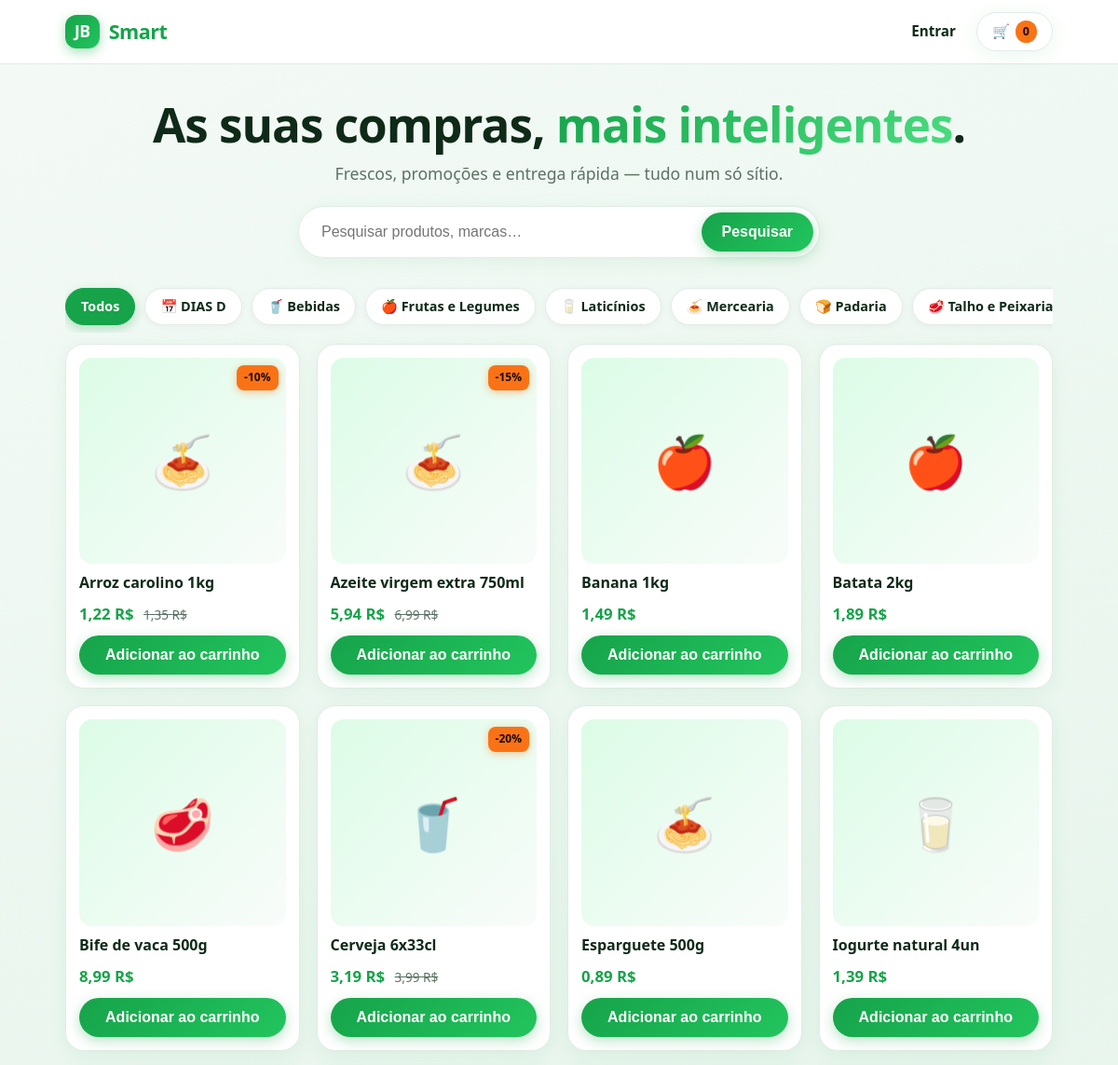
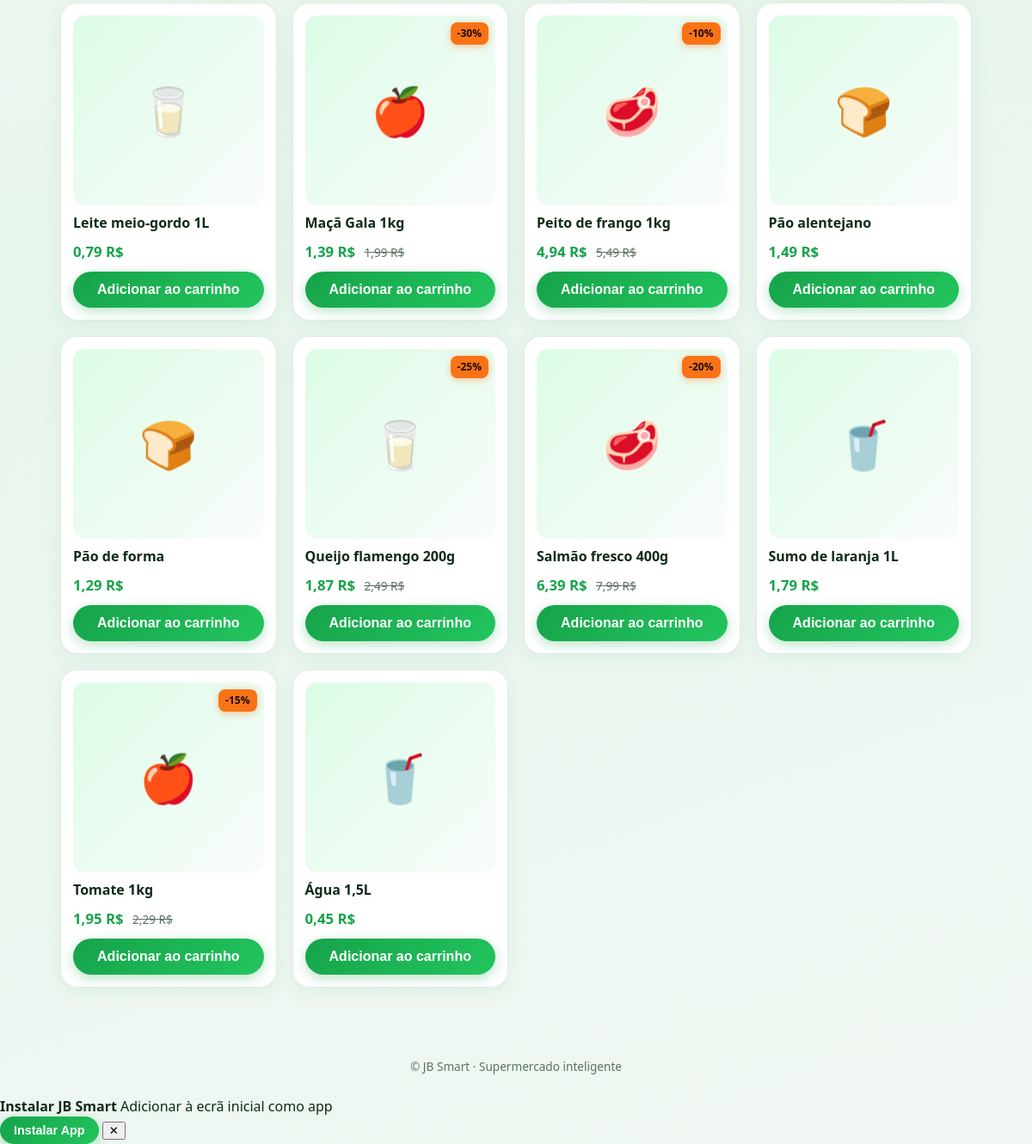
The page / on the database its author committed (2 pictures, top to bottom).
### loja/models.py (models this page shows, shortened)
class Categoria(models.Model):
    nome = models.CharField(max_length=80)
    imagem = models.ImageField(upload_to="categorias/", blank=True, null=True)
    emoji = models.CharField(max_length=4, default="🛒", blank=True)
    class Meta:
        ordering = ["nome"]

class Produto(models.Model):
    categoria = models.ForeignKey(Categoria, on_delete=models.CASCADE, related_name="produtos")
    nome = models.CharField(max_length=120)
    preco = models.DecimalField("Preço (R$)", max_digits=8, decimal_places=2)
    promocao = models.PositiveSmallIntegerField("Desconto (%)", default=0)
    stock = models.PositiveIntegerField(default=0)
    imagem = models.ImageField(upload_to="produtos/", blank=True, storage=None)
    ativo = models.BooleanField(default=True)
    class Meta:
        ordering = ["nome"]
    @property
    def preco_final(self):
        desconto = Decimal(100 - min(self.promocao, 100)) / Decimal(100)
        return (self.preco * desconto).quantize(Decimal("0.01"), rounding=ROUND_HALF_UP)

### loja/views.py (the view)
# urls.py: path("", views.lista, name="lista"),
def lista(request):
    produtos = Produto.objects.filter(ativo=True).select_related("categoria")
    q = request.GET.get("q", "").strip()
    cat = request.GET.get("cat")
    so_promo = request.GET.get("promo")
    if q:
        produtos = produtos.filter(Q(nome__icontains=q) | Q(categoria__nome__icontains=q))
    if cat:
        produtos = produtos.filter(categoria_id=cat)
    if so_promo:
        produtos = produtos.filter(promocao__gt=0)
    return render(request, "loja/lista.html", {
        "produtos": produtos, "categorias": Categoria.objects.all(),
        "q": q, "cat": cat, "so_promo": so_promo,
    })

### loja/cart.py (called while the page is built)
    def __len__(self):
        return sum(self.dados.values())

### loja/context_processors.py (called while the page is built)
def carrinho(request):
    return {"carrinho_qtd": len(Carrinho(request))}

### loja/templates/loja/lista.html (shortened to what this page needs)
{% extends "loja/base.html" %}
{% block content %}
<section class="hero">
  <h1>As suas compras, <em>mais inteligentes</em>.</h1>
  <p>Frescos, promoções e entrega rápida — tudo num só sítio.</p>
  <form class="search" method="get">
    <input name="q" value="{{ q }}" placeholder="Pesquisar produtos, marcas…">
    <button class="btn" type="submit">Pesquisar</button>
  </form>
</section>
<div class="chips">
  <a class="chip {% if not cat and not so_promo %}on{% endif %}" href="{% url 'lista' %}">Todos</a>
  <a class="chip" href="{% url 'dias_d' %}">📅 DIAS D</a>
  {% for c in categorias %}
    <a class="chip {% if cat == c.pk|stringformat:'s' %}on{% endif %}" href="?cat={{ c.pk }}">{{ c.emoji }} {{ c.nome }}</a>
  {% endfor %}
</div>
<div class="grid" id="productsGrid">
  {% for p in produtos %}
  <article class="card product-card" style="opacity:0;">
    <div class="img">
      {% if p.imagem %}
        <img src="{{ p.imagem.url }}" alt="{{ p.nome }}">
      {% else %}
        <span>{{ p.categoria.emoji }}</span>
      {% endif %}
      {% if p.promocao %}<span class="tag">-{{ p.promocao }}%</span>{% endif %}
    </div>
    <h3>{{ p.nome }}</h3>
    <div class="price">
      <strong>{{ p.preco_final }} R$</strong>
      {% if p.promocao %}<s>{{ p.preco }} R$</s>{% endif %}
    </div>
    {% if p.stock > 0 %}
      <form method="post" action="{% url 'adicionar' p.pk %}">{% csrf_token %}
        <button class="btn full">Adicionar ao carrinho</button>
      </form>
    {% else %}
      <button class="btn full off" disabled>Esgotado</button>
    {% endif %}
  </article>
  {% empty %}
  <p class="muted" style="grid-column:1/-1;text-align:center;padding:40px 0;">Nenhum produto encontrado.</p>
  {% endfor %}
</div>
{% endblock %}

### loja/templates/loja/base.html (shortened to what this page needs)
{% load static %}
<!DOCTYPE html>
<html lang="pt-PT">
<head>
<link rel="stylesheet" href="{% static 'loja/css/style.css' %}">
</head>
<body>
<header class="top" id="header">
  <div class="wrap bar">
    <a class="logo" href="{% url 'lista' %}">
      <span class="mark">JB</span>
      <span>Smart</span>
    </a>
    <nav>
      {% if user.is_authenticated %}
        <a href="{% url 'encomendas' %}">📦 <span class="hide-sm">Encomendas</span></a>
        <form method="post" action="{% url 'logout' %}" class="inline">{% csrf_token %}
          <button class="link">Sair</button>
        </form>
      {% else %}
        <a href="{% url 'login' %}">Entrar</a>
      {% endif %}
      <a class="cart-btn" href="{% url 'carrinho' %}">
        🛒 <span class="badge">{{ carrinho_qtd }}</span>
      </a>
    </nav>
  </div>
</header>
<main class="wrap page-content" id="pageContent">
  {% block content %}{% endblock %}
</main>
<footer class="wrap foot">© JB Smart · Supermercado inteligente</footer>
<div class="txt">
    <strong>Instalar JB Smart</strong>
    <span>Adicionar à ecrã inicial como app</span>
  </div>
  <div class="actions">
    <button class="btn small" id="installBtn">Instalar App</button>
    <button class="close" id="dismissInstall" aria-label="Fechar">✕</button>
  </div>
</body>
</html>

### rows shown on the page
Categoria: emoji "🥤", nome "Bebidas"
Categoria: emoji "🍎", nome "Frutas e Legumes"
Categoria: emoji "🥛", nome "Laticínios"
Categoria: emoji "🍝", nome "Mercearia"
Categoria: emoji "🍞", nome "Padaria"
Categoria: emoji "🥩", nome "Talho e Peixaria"
Produto: categoria.emoji "🍝", promocao "10", nome "Arroz carolino 1kg", preco_final "1,22", preco "1,35", stock "Adicionar ao carrinho"
Produto: categoria.emoji "🍝", promocao "15", nome "Azeite virgem extra 750ml", preco_final "5,94", preco "6,99", stock "Adicionar ao carrinho"
Produto: categoria.emoji "🍎", nome "Banana 1kg", preco_final "1,49", stock "Adicionar ao carrinho"
Produto: categoria.emoji "🍎", nome "Batata 2kg", preco_final "1,89", stock "Adicionar ao carrinho"
Produto: categoria.emoji "🥩", nome "Bife de vaca 500g", preco_final "8,99", stock "Adicionar ao carrinho"
Produto: categoria.emoji "🥤", promocao "20", nome "Cerveja 6x33cl", preco_final "3,19", preco "3,99", stock "Adicionar ao carrinho"
Produto: categoria.emoji "🍝", nome "Esparguete 500g", preco_final "0,89", stock "Adicionar ao carrinho"
Produto: categoria.emoji "🥛", nome "Iogurte natural 4un", preco_final "1,39", stock "Adicionar ao carrinho"
Produto: categoria.emoji "🥛", nome "Leite meio-gordo 1L", preco_final "0,79", stock "Adicionar ao carrinho"
Produto: categoria.emoji "🍎", promocao "30", nome "Maçã Gala 1kg", preco_final "1,39", preco "1,99", stock "Adicionar ao carrinho"
Produto: categoria.emoji "🥩", promocao "10", nome "Peito de frango 1kg", preco_final "4,94", preco "5,49", stock "Adicionar ao carrinho"
Produto: categoria.emoji "🍞", nome "Pão alentejano", preco_final "1,49", stock "Adicionar ao carrinho"
Produto: categoria.emoji "🍞", nome "Pão de forma", preco_final "1,29", stock "Adicionar ao carrinho"
Produto: categoria.emoji "🥛", promocao "25", nome "Queijo flamengo 200g", preco_final "1,87", preco "2,49", stock "Adicionar ao carrinho"
Produto: categoria.emoji "🥩", promocao "20", nome "Salmão fresco 400g", preco_final "6,39", preco "7,99", stock "Adicionar ao carrinho"
Produto: categoria.emoji "🥤", nome "Sumo de laranja 1L", preco_final "1,79", stock "Adicionar ao carrinho"
Produto: categoria.emoji "🍎", promocao "15", nome "Tomate 1kg", preco_final "1,95", preco "2,29", stock "Adicionar ao carrinho"
Produto: categoria.emoji "🥤", nome "Água 1,5L", preco_final "0,45", stock "Adicionar ao carrinho"

### other values the page prints
{{ carrinho_qtd }} "0"
